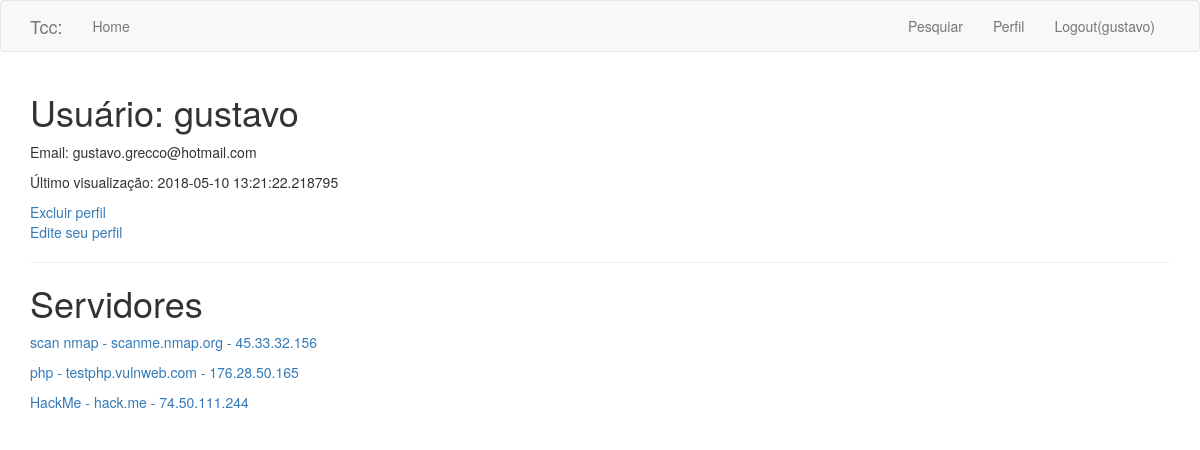
/usuario/gustavo (signed in), run on the app's committed database.
### app/models.py (models this page shows, shortened)
class Usuario(UserMixin, db.Model):
    id = db.Column(db.Integer, primary_key=True)
    nome = db.Column(db.String(64), index=True, unique=True)
    email = db.Column(db.String(120), index=True, unique=True)
    password_hash = db.Column(db.String(128))
    last_seen = db.Column(db.DateTime, default=datetime.utcnow)
    resultados = db.relationship('Dados', backref='autor_usuario', lazy='dynamic')
    rel_servidor = db.relationship('Servidor', backref='rel_usuario', lazy='dynamic')

class Servidor(db.Model):
    id = db.Column(db.Integer, primary_key=True)
    nome = db.Column(db.String(140), unique=True)#remover esta coluna
    url = db.Column(db.String(255))
    ip = db.Column(db.String(25))
    usuario_id = db.Column(db.Integer, db.ForeignKey('usuario.id'))
    resultados = db.relationship('Dados', backref='autor_servidor', lazy='dynamic')

### app/routes.py (the view)
@app.route('/usuario/<username>')
@login_required
def user(username):
    user = Usuario.query.filter_by(nome=username).first_or_404()
    dados = Dados.query.filter_by(usuario_id=current_user.id)
    servidores = Servidor.query.filter_by(usuario_id=current_user.id)
    return render_template('user.html', user=user, dados=dados, servidores=servidores)

### app/models.py (called while the page is built)
@login.user_loader
def load_user(id):
    return Usuario.query.get(int(id))

### app/routes.py (called while the page is built)
@app.before_request
def before_request():
    if current_user.is_authenticated:
        current_user.last_seen = datetime.utcnow()
        db.session.commit()

### app/templates/user.html (shortened to what this page needs)
{% extends "base.html" %}
{% import 'bootstrap/wtf.html' as wtf %}
{% block app_content %}
    <h1>Usuário: {{ user.nome }}</h1>
    <p>Email: {{ user.email }}</p>
    {% if user.last_seen %}
        <p>Último visualização: {{ user.last_seen }}</p>
    {% endif %}
    <a href="{{ url_for('deletar') }}">Excluir perfil</a>
    {% if user == current_user %}
        <p><a href="{{ url_for('edit_profile') }}">Edite seu perfil</a></p>
    {% endif %}
    <hr>
        <h1>Servidores</h1>
    <table>
        {% for servidor in servidores %}
        <tr>
            <td>
                <a href="{{ url_for('dados', nome=servidor.nome) }}">
                <p>
                    {{ servidor.nome }} -
                    {{ servidor.url }} -
                    {{ servidor.ip }}
                </p>
                </a>
            </td>
        </tr>
        {% endfor %}
    </table>
{% endblock %}

### app/templates/base.html (shortened to what this page needs)
{% extends 'bootstrap/base.html' %}
{% block navbar %}
<nav class="navbar navbar-default">
    <div class="container">
        <div class="navbar-header">
        <a class="navbar-brand" href="{{ url_for('index') }}">Tcc:</a>
    </div>
    <div class="collapse navbar-collapse" id="bs-example-navbar-collapse-1">
        <ul class="nav navbar-nav">
            <li><a href="{{ url_for('index') }}">Home</a></li>
        </ul>
        <ul class="nav navbar-nav navbar-right">
        {% if current_user.is_anonymous %}
            <li><a href="{{ url_for('login') }}">Login</a></li>
        {% else %}
            <li><a href="{{ url_for('servidor') }}">Pesquiar</a></li>
            <li><a href="{{ url_for('user', username=current_user.nome) }}">Perfil</a></li>
            <li><a href="{{ url_for('logout') }}">Logout({{ current_user.nome }})</a></li>
        {% endif %}
        </ul>
        </div>
    </div>
</nav>
{% endblock %}
{% block content %}
    <div class="container">
        {% block app_content %}{% endblock %}
    </div>
{% endblock %}

### data on the page
Usuario: nome "gustavo", email "gustavo.grecco@hotmail.com", last_seen "2018-05-10 13:21:22.218795"
Servidor: nome "scan nmap", url "scanme.nmap.org", ip "45.33.32.156"
Servidor: nome "php", url "testphp.vulnweb.com", ip "176.28.50.165"
Servidor: nome "HackMe", url "hack.me", ip "74.50.111.244"
